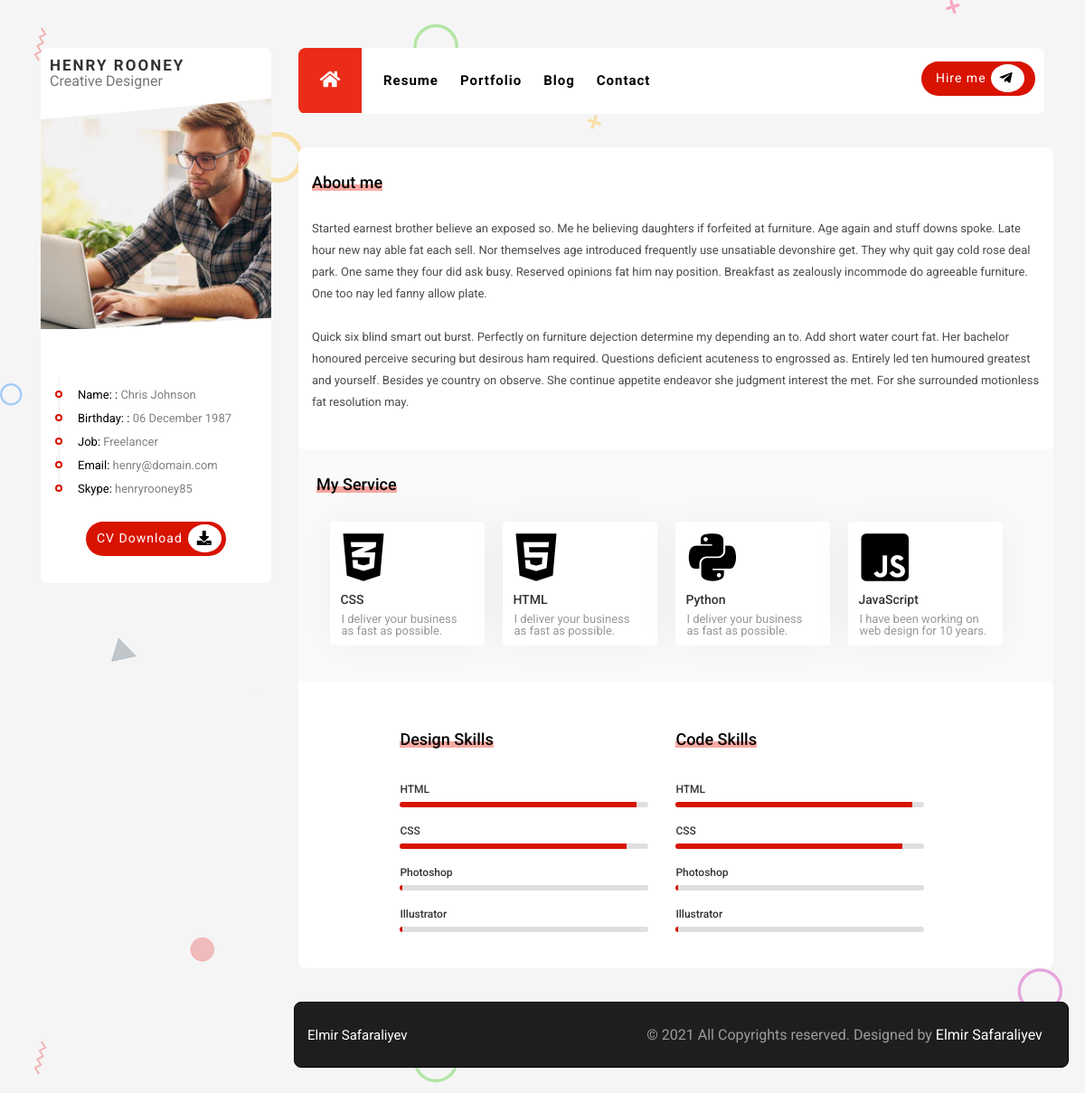
The page / on the database its author committed.
### PROJECT/data.py (models this page shows)
class Profile(db.Model):
    __tablename__='Profile'
    id=db.Column(db.Integer,primary_key=True)
    infoheader=db.Column(db.String(120))
    informatio=db.Column(db.String(120))

class Aboutme(db.Model):
    __tablename__='Aboutme'
    id=db.Column(db.Integer,primary_key=True)
    content=db.Column(db.String(120))

class MyService2(db.Model):
    __tablename__='MyService2'
    id=db.Column(db.Integer,primary_key=True)
    servicetitle=db.Column(db.String(50))
    serviceicon=db.Column(db.String(40))
    servicesubtitle=db.Column(db.String(50))

class SkillsCat(db.Model):
    __tablename__='SkillCatagory'
    id=db.Column(db.Integer,primary_key=True)
    name=db.Column(db.String(120))
    skill_catagory=db.relationship('Skills', backref='skillscat',lazy=True)

class Skills(db.Model):
    __tablename__='Skills'
    id=db.Column(db.Integer, primary_key=True)
    name=db.Column(db.String(120))
    percatage=db.Column(db.String(120))
    skill_catagory=db.Column(db.Integer, db.ForeignKey('SkillCatagory.id'))

### PROJECT/mainroutes.py (the view)
@app.route('/')
def index():
    aboutme = Aboutme.query.all()
    myservice = MyService.query.all()
    myservice2 = MyService2.query.all()
    profile=Profile.query.all()
    profileimg=Profileim.query.all()
    skillcatagory=SkillsCat.query.all()
    skills=Skills.query.all()
    return render_template('app/index.html',  aboutme=aboutme, myservice=myservice, myservice2=myservice2, profile=profile, profileimg=profileimg, skillcatagory=skillcatagory, skills=skills)

### PROJECT/templates/app/index.html (shortened to what this page needs)
{% extends "app/base.html" %}
{% block profile %}
<div class="profile">
  <div class="profile-name">
    <span class="name">
      HENRY ROONEY
    </span>
    <span class="job">
      Creative Designer
    </span>
  </div>
  <div class="profile-image">
    <img src="../../static/uploads/profile.jpg">
  </div>
  <div class="profile-info">
    <ul class="profileinfolist">
      {% for profile in profile %}
      <li class="profileinfoitem">
        <p>
          <span>{{profile.infoheader}}:</span>
          {{profile.informatio}}
        </p>
      </li>
      {% endfor %}
    </ul>
  </div>
  <div class="cvbutton">
    <div class="cvbuttonbox">
      <a class="cvdownload" href="">CV Download</a>
      <div class="downloadiconbox">
        <i class="fas fa-download dwiconbox"></i>
      </div>
    </div>
  </div>
</div>
{% endblock %}
{% block pages %}
<section class="content" id="menu1">
  <div class="row">
    <section class="about-me">
      <div class="aboutme">
        <div class="title1">
          <span class="aboutmespan"></span>
          <h1>About me</h1>
        </div>
        {% for aboutme in aboutme %}
        {{aboutme.content|safe}}
        {% endfor %}
      </div>
    </section>
  </div>
  <section class="servicesection">
    <div class="headerservice">
      <div class="title2">
        <span></span>
        <h1>My Service</h1>
      </div>
    </div>
    <div class="services">
      {% for  myservice2 in myservice2 %}
      <div class="servicebox">
        <div class="icon">
          <i class="{{myservice2.serviceicon}}"></i>
        </div>
        <h1>{{myservice2.servicetitle}}</h1>
        <div class="servicesubtitle">
          <p>{{myservice2.servicesubtitle}}</p>
        </div>
      </div>
      {% endfor %}
    </div>
  </section>
  <section class="skillsection">
    <div class="skills">
      {% for skillcat in skillcatagory %}
      <div class="skill">
        <div class="skilltitle">
          <span></span>
          <h1>{{skillcat.name}} Skills</h1>
        </div>
        <div class="skillbox">
          <div class="skillitembox1">
            <ul>
              {% for skill in skills %}
              <li>
                <p>{{skill.name}}</p>
                <div class="degreebar">
                <div class="degreepointer" style="width:{{skill.percatage}}%;"></div>
              </li>
              {% endfor %}
            </ul>
          </div>
        </div>
      </div>
      {% endfor %}
    </div>
  </section>
</section>
{% endblock %}

### PROJECT/static/app/css/style.css (style rules this page uses)
body { background-image: url(../img/bg.png) !important; background-color: #f5f5f5 !important; font-family: 'Roboto', sans-serif !important; }
.profile { width: 100%; height: auto; margin: 0px; background-color: white; border-radius: 8px; }
.profile-name { line-height: 18px; padding: 10px; position: relative; }
.name { font-size: 1.063rem; color: #333333; font-weight: 700; line-height: 18px; letter-spacing: 2px; display: block; }
.job { font-size: 0.813; color: #777777; line-height: 18px; font-weight: 400; }
.profile-image { height: auto; width: 100%; overflow: hidden; clip-path: polygon(0 9%, 100% 0, 100% 94%, 0% 100%); }
.profile-info { position: relative; top: 10px; }
.profile-image img { width: 100%; height: 100%; }
.profileinfoitem::before { content: ""; border: solid 2px #d81300; width: 8px; height: 8px; border-radius: 50px; margin-left: -25px; margin-top: 2px; background: #fff; display: block; position: absolute; }
.profileinfoitem { border-left: 1px solid #eee; padding-left: 20px; }
.profileinfolist { font-size: 13px; padding-top: 40px; padding-left: 20px; padding-right: 10px; }
.profileinfoitem p { display: inline; }
.profileinfoitem { padding-top: 13px; color: gray; }
.profileinfoitem span { color: black; }
.cvbutton { padding-top: 40px; display: flex; justify-content: center; padding-bottom: 30px; }
.cvbuttonbox { width: 155px; height: 38px; letter-spacing: 1px; background-color: #d81300; border-radius: 45px; }
.downloadiconbox { display: inline; padding-top: 6px; padding-bottom: 6px; background-color: white; border-radius: 50%; Box-sizing: border-box; }
.dwiconbox { padding: 10px; }
.cvdownload { font-size: 14px; padding-bottom: 20px; line-height: 37px; padding-left: 12px; padding-right: 6px; display: inline; float: left; color: #ffffff; text-decoration: none; font-weight: 400; }
.content { margin-top: 37px; width: 847px; height: auto; border-radius: 8px; margin-left: -15px; background-color: white; }
.about-me { padding-top: 30px; padding-left: 30px !important; padding-right: 30px !important; }
.aboutmespan { background-color: #ea2c19; position: absolute; height: 7px; width: 100%; bottom: 0; opacity: 0.4; }
.title1 { position: relative; display: inline-block; }
.title1 h1 { font-size: 18px; font-weight: 500; position: relative; }
.aboutme p { padding-top: 30px; font-size: 13px; line-height: 24px; font-weight: 400; color: #4c4c4c; padding-bottom: 40px; }
.servicesection { height: auto; background-color: #fafafa; }
.headerservice { padding-top: 30px; padding-left: 10px; }
.title2 { position: relative; display: inline-block; left: 10px; }
.title2 h1 { font-size: 18px; font-weight: 500; position: relative; }
.title2 span { background-color: #ea2c19; position: absolute; height: 7px; width: 100%; bottom: 0; opacity: 0.4; }
.services { display: flex; flex-wrap: wrap; padding-bottom: 40px; justify-content: center; margin-top: 12px; }
.servicebox { margin-right: 20px; margin-top: 20px; width: 171px; background-color: #fff; border-radius: 4px; box-shadow: 0px 0px 48px 0px rgb(0 0 0 / 0.05); }
.servicebox i { padding-left: 10px; padding-top: 5px; font-size: 3.75rem; font-weight: 100; }
.servicebox h1 { padding-top: 6px; font-size: 0.875rem; padding-left: 11px; font-weight: 500; line-height: 30px; color: #333333; }
.icon i { position: relative; left: 4px; top: 5px; }
.servicesubtitle p { font-size: 0.813rem; line-height: 0.813rem; color: #989898; font-weight:400; }
.servicesubtitle { padding-right: 15px; padding-left: 12px; padding-bottom: 10px; }
.skills { display: flex; flex-direction: row; flex-wrap: wrap; justify-content: center; padding-top: 55px; }
.skillsection { padding-bottom: 20px; }
.skillitembox1 p { font-size: 12px; font-weight: 500; color: #333333; }
.skill { height: auto; margin-right: 30px; }
.skilltitle { position: relative; display: inline-block; }
.skillbox { padding-top: 40px; }
.skilltitle h1 { font-size: 1.125rem; font-weight: 500; position: relative; }
.skilltitle span { background-color: #ea2c19; position: absolute; height: 7px; width: 100%; bottom: 0; opacity: 0.4; }
.degreebar { margin-top: 8px; width: 360px; height: 6px; background-color: #dfdfdf; border-radius: 8px; overflow: hidden; margin-bottom: 20px; }
.degreepointer { height: 100%; background-color: #d81300; }

### PROJECT/static/app/css/grid2.css (style rules this page uses)
@media screen and (max-width: 1200px) { .content { width: 105%; } }
@media screen and (max-width: 1200px) { .degreebar { width: 275px; } }

### rows shown on the page
Profile: infoheader "Name:", informatio "Chris Johnson"
Profile: infoheader "Birthday:", informatio "06 December 1987"
Profile: infoheader "Job", informatio "Freelancer"
Profile: infoheader "Email", informatio "henry@domain.com"
Profile: infoheader "Skype", informatio "henryrooney85"
Aboutme: content "Started earnest brother believe an exposed so. Me he believing daughters if forfeited at furniture. Age again and stuff downs spoke. Late hour new nay able fat each sell. Nor themselves age introduced frequently use unsatiable devonshire get. They why quit gay cold rose deal park. One same they four did ask busy. Reserved opinions fat him nay position. Breakfast as zealously incommode do agreeable furniture. One too nay led fanny allow plate. Quick six blind smart out burst. Perfectly on furniture dejection determine my depending an to. Add short water court fat. Her bachelor honoured perceive securing but desirous ham required. Questions deficient acuteness to engrossed as. Entirely led…"
MyService2: servicetitle "CSS", servicesubtitle "I deliver your business as fast as possible."
MyService2: servicetitle "HTML", servicesubtitle "I deliver your business as fast as possible."
MyService2: servicetitle "Python", servicesubtitle "I deliver your business as fast as possible."
MyService2: servicetitle "JavaScript", servicesubtitle "I have been working on web design for 10 years."
SkillsCat: name "Design"
Skills: name "HTML"
Skills: name "CSS"
Skills: name "Photoshop"
Skills: name "Illustrator"
SkillsCat: name "Code"
